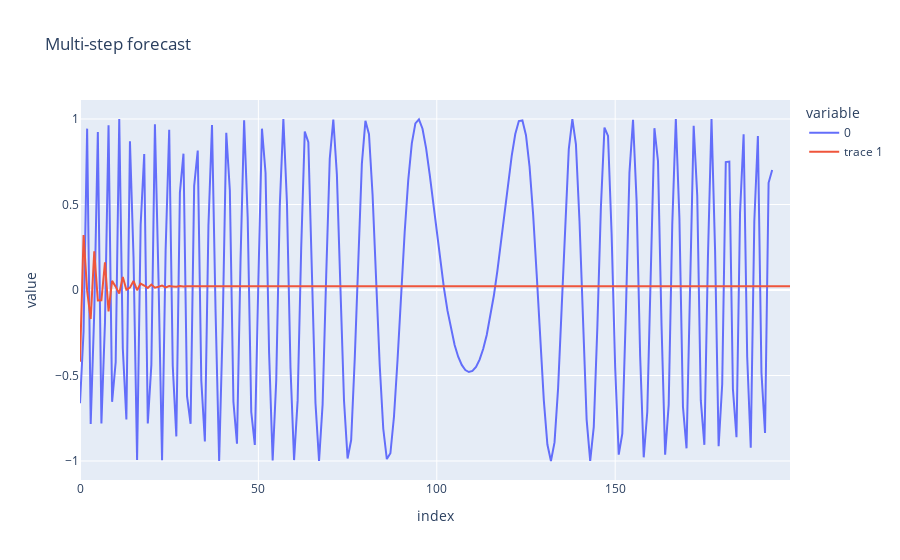

Notebook code cell kept with this figure:
### Code cell
predictions = []

last_X = X[-N // 2]

while len(predictions) < 200:
    p = model.predict(last_X.reshape(-1, T), verbose=0)[0, 0]
    predictions.append(p)

    last_X = np.roll(last_X, -1)
    last_X[-1] = p

predictions = np.array(predictions)

fig = px.line(Y[-N // 2:], title="Multi-step forecast")
fig.add_scatter(y=predictions, mode="lines")
fig.show()

### Figure 1 — Plotly figure (JSON) as saved in the notebook; plotly's stock layout.template omitted (floating-point values rounded to 4 significant figures; data arrays with more than 128 entries replaced by an {"elided": "..."} marker saying what was removed)
{"data": [{"hovertemplate": "variable=0<br>index=%{x}<br>value=%{y}<extra></extra>", "legendgroup": "0", "line": {"color": "#636efa", "dash": "solid"}, "marker": {"symbol": "circle"}, "mode": "lines", "name": "0", "orientation": "v", "showlegend": true, "x": {"elided": "195 int values"}, "xaxis": "x", "y": {"elided": "195 float values"}, "yaxis": "y", "type": "scatter"}, {"mode": "lines", "y": {"elided": "200 float values"}, "type": "scatter"}], "layout": {"xaxis": {"anchor": "y", "domain": [0.0, 1.0], "title": {"text": "index"}}, "yaxis": {"anchor": "x", "domain": [0.0, 1.0], "title": {"text": "value"}}, "legend": {"title": {"text": "variable"}, "tracegroupgap": 0}, "title": {"text": "Multi-step forecast"}}}
